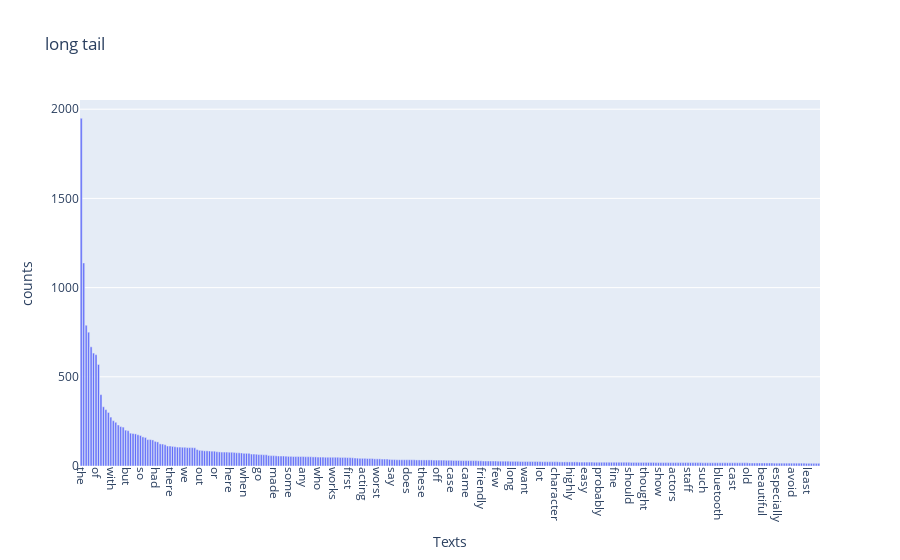

Notebook code for this chart:
### Code cell
top_indices = np.argsort(-term_frequencies)[:300]  # 從高到低取前300個索引
selected_texts = [count_vect.get_feature_names()[i] for i in top_indices]  # 根據索引取得詞彙
selected_counts = term_frequencies[top_indices]  # 根據索引取得對應的次數

term_frequencies_dict = {'Texts': selected_texts, 'counts': selected_counts}
df = pd.DataFrame(term_frequencies_dict)

fig = px.bar(df, x='Texts', y='counts', title='long tail')
fig.update_xaxes(tickangle=90)
fig.show()

### Figure 1 — Plotly figure (JSON) as saved in the notebook; plotly's stock layout.template omitted (floating-point values rounded to 4 significant figures; data arrays with more than 128 entries replaced by an {"elided": "..."} marker saying what was removed)
{"data": [{"alignmentgroup": "True", "hovertemplate": "Texts=%{x}<br>counts=%{y}<extra></extra>", "legendgroup": "", "marker": {"color": "#636efa", "pattern": {"shape": ""}}, "name": "", "offsetgroup": "", "orientation": "v", "showlegend": false, "textposition": "auto", "type": "bar", "x": {"elided": "300 str values"}, "xaxis": "x", "y": {"elided": "300 int values"}, "yaxis": "y"}], "layout": {"barmode": "relative", "legend": {"tracegroupgap": 0}, "title": {"text": "long tail"}, "xaxis": {"anchor": "y", "domain": [0, 1], "tickangle": 90, "title": {"text": "Texts"}}, "yaxis": {"anchor": "x", "domain": [0, 1], "title": {"text": "counts"}}}}
